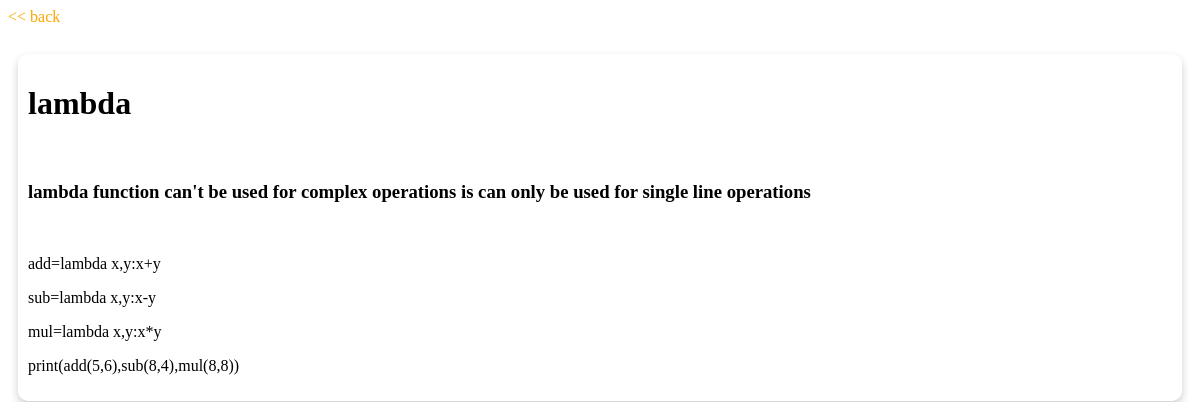
/show_data/13/, run on an earlier commit of the app's database.
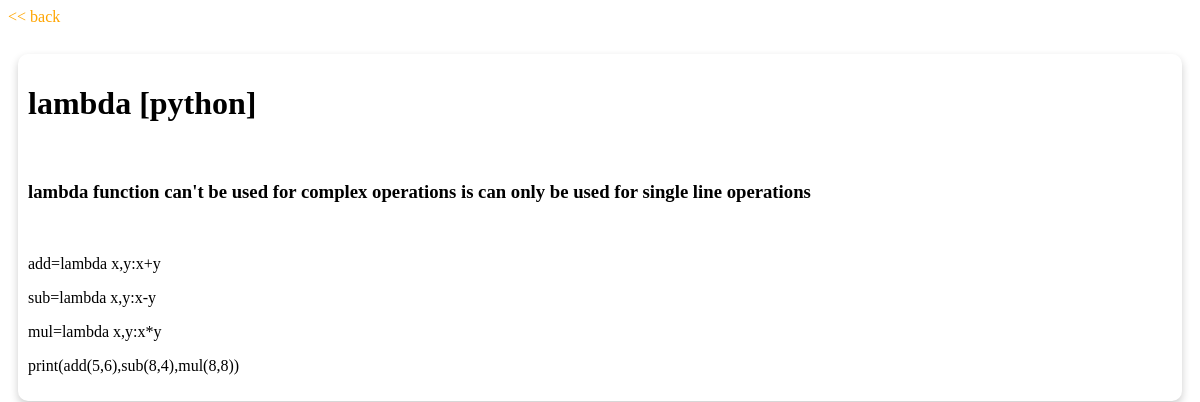
And on a later commit of the database.
### dataset/models.py (models this page shows, shortened)
class sample(models.Model):
    topic=models.CharField(max_length=100)
    language=models.CharField(max_length=50,choices=language_choice,default="solidity")
    discription=models.TextField()
    information=RichTextField()

### dataset/views.py (the view)
def show_data(request,pk):
       data=sample.objects.filter(id=pk)
       return render(request,'show.html',{'data':data})

### templates/show.html (shortened to what this page needs)
<!DOCTYPE html>
<html lang="en">
<head>
</head>
<body>
    <a href="/" style="color: orange;text-decoration: none;"><< back</a><br>
    <br>
    <div>
    {% for data in data %}
    <h1>{{data.topic}}</h1>
    <br>
    <h3>
        {{data.discription}}
    </h3>
    <br>
    {{data.information |safe}}
    {% endfor %}
    </div>
</body>
</html>

What changed in the data, as far as the page shows it:
changed sample: topic "lambda" → "lambda [python]"
